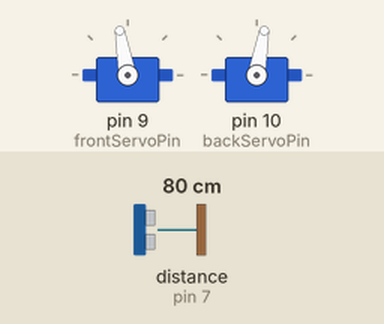
Recording of a sketch running on a simulated Arduino Uno, built with avr-gcc and run on an emulated ATmega328P. Shown: 2 × servo. Wiring (inferred from the names in the program): ultrasonic range finder: trigger pin 7; echo pin 7. The inputs (shaded band) are chosen by the test bench; at power-on: distance to the obstacle (sensor on pin 7) 80 cm. The echo pulse lasts 58.3 µs per cm; what the sketch prints to the serial monitor is not drawn.

Above: at 5.76 s.
6.3 s: distance to the obstacle (sensor on pin 7) set to 36 cm
9.5 s: distance to the obstacle (sensor on pin 7) set to 30 cm
At 10.0 s:
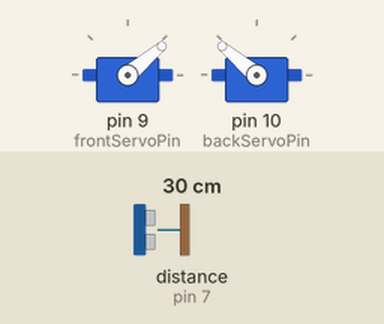
12.7 s: distance to the obstacle (sensor on pin 7) set to 35 cm
At 13.19 s:
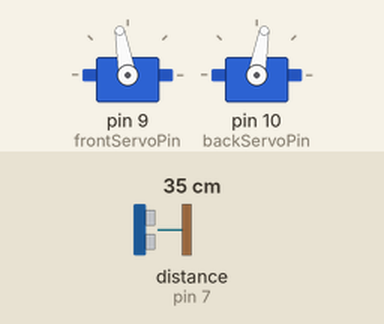
15.9 s: distance to the obstacle (sensor on pin 7) set to 2 cm
At 16.65 s:
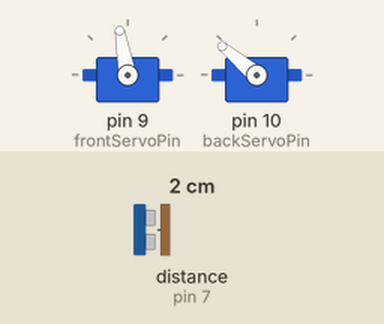
Timing chart, 0 to 20.1 s (numbered marks = the images above; inputs shaded):
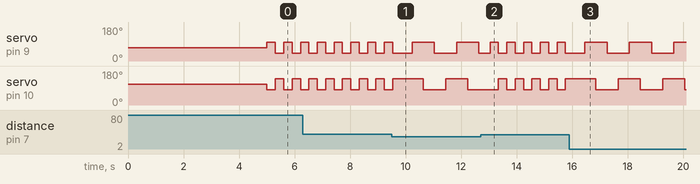

The sketch:

PawsBot.ino
```cpp
#include <Servo.h>
#include <TimedAction.h>

Servo frontServo, backServo; //create two "servo" objects to control the servos

const int frontServoPin = 9; //pin on arduino where front servo is connected
const int backServoPin = 10; //pin on arduino where back servo is connected
const int pingPin = 7;       //pin on arduino where PING sensor is connected

int frontDefault = 70;  //these values represent the Servos "default" angle,
int backDefault = 110; //perpendicular to the body of the robot

int stepAngle = 20;     //angle each set of legs will travel from "default"
int stepDelay = 300;    //delay in milliseconds between each step

int backOff = 12;       //distance in inches read by PING sensor before the rebot moves backwards

TimedAction danceTimer = TimedAction(60000, dance);
char dancing = 0;
const int danceInterval = 5;  // minutes between dances
const int danceStepInterval = 2000;  // milliseconds between dance steps

void setup(){
  frontServo.attach(frontServoPin);
  backServo.attach(backServoPin);

  frontServo.write(frontDefault); //set the servos to their default positions
  backServo.write(backDefault);

  Serial.begin(9600);
  Serial.println("paws");  // identify the robot to any listening devices

  delay(5000);    //wait 5 seconds before walking
}

void loop(){
  long duration, inches;

  danceTimer.check();

  if (!dancing) {
    //the PING is triggered by a HIGH pulse of 2 or more microseconds
    //give a short LOW pulse beforehand to ensure a clean HIGH pulse:
    pinMode(pingPin, OUTPUT);
    digitalWrite(pingPin, LOW);
    delayMicroseconds(2);
    digitalWrite(pingPin, HIGH);
    delayMicroseconds(5);
    digitalWrite(pingPin, LOW);

    //read PING signal to find out how long the echo took (in microseconds)
    //fun fact: there are 1 MILLION microseconds in a second
    pinMode(pingPin, INPUT);
    duration = pulseIn(pingPin, HIGH);

    //translate time into distance
    inches = microsecondsToInches(duration);

    if (inches <= backOff) //if something is closer or equal to the back off distance
      moveBackward();      //move backward
    else                   //if not
      moveForward();       //move forward
  }

}

//----------------------------MEASURMENT---------------------------
long microsecondsToInches(long microseconds)
{
  // According to Parallax's datasheet for the PING, there are
  // 73.746 microseconds per inch (i.e. sound travels at 1130 feet per
  // second).  This gives the distance travelled by the ping, outbound
  // and return, so we divide by 2 to get the distance of the obstacle.
  // See: http://www.parallax.com/dl/docs/prod/acc/28015-PING-v1.3.pdf
  return microseconds / 74 / 2;
}
//----------------------------MEASURMENT---------------------------

//----------------------------MOVEMENT---------------------------
void moveForward(){
  // 1
  frontServo.write(frontDefault + 30);
  backServo.write(backDefault   - 30);
  delay(300);

  // 2
  frontServo.write(frontDefault - 30);
  backServo.write(backDefault   + 30);
  delay(300);

  // 3
  // frontServo.write(frontDefault + 30);
  // backServo.write(backDefault   - 30);
  // delay(400);

  // 4
  // frontServo.write(frontDefault - 30);
  // backServo.write(backDefault   - 30);
  // delay(400);

  /*
  1: \-/
  2: /-/
  3: /-\
  4: \-\
  */
}

void moveBackward(){
  // 1
  frontServo.write(frontDefault - 30);
  backServo.write(backDefault   + 30);
  delay(400);

  // 2
  frontServo.write(frontDefault + 30);
  backServo.write(backDefault   + 30);
  delay(400);

  // 3
  frontServo.write(frontDefault + 30);
  backServo.write(backDefault   - 30);
  delay(400);

  // 4
  frontServo.write(frontDefault - 30);
  backServo.write(backDefault   - 30);
  delay(400);

  /*
  1: /-\
  2: /-/
  3: \-/
  4: \-\
  */
}
//----------------------------MOVEMENT---------------------------

void dance() {
  static int minCount = 1;

  minCount++;
  if (minCount == danceInterval) {
    dancing = 1;

    Serial.println("d1b");

    // do the dance
    for (int i = 0; i < 10; i++) {
      moveForward();
      delay(danceStepInterval);
      moveBackward();
      delay(danceStepInterval);
    }

    // reset flags
    Serial.println("d1e");
    dancing = 0;
    minCount = 1;
  }
}
```

Measured:
- the behaviour switches between 34 and 33 cm on distance to the obstacle (sensor on pin 7) (found by bisection; images 0 and 1)
- after the input at 9.5 s, servo on pin 9 (frontServoPin): alternates 100° for 0.80 s and 40° for 0.80 s, starting after 0.74 s
- after the input at 12.7 s, servo on pin 9 (frontServoPin): alternates 100° for 0.30 s and 40° for 0.30 s, starting after 0.34 s; servo on pin 10 (backServoPin): alternates 140° for 0.30 s and 80° for 0.30 s, starting after 0.64 s
- after the input at 15.9 s, servo on pin 9 (frontServoPin): alternates 100° for 0.80 s and 40° for 0.80 s, starting after 0.56 s; servo on pin 10 (backServoPin): alternates 140° for 0.80 s and 80° for 0.80 s, starting after 0.96 s
- by itself, servo on pin 9 (frontServoPin): alternates 100° for 0.30 s and 40° for 0.30 s
